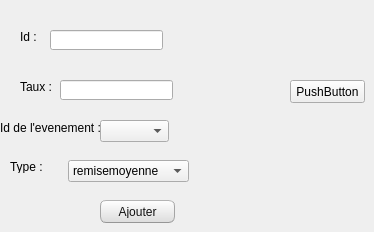
      <widget class="QWidget" name="tab">
       <attribute name="title">
        <string>Ajouter</string>
       </attribute>
       <widget class="QLabel" name="label">
        <property name="geometry">
         <rect>
          <x>20</x>
          <y>30</y>
          <width>47</width>
          <height>13</height>
         </rect>
        </property>
        <property name="text">
         <string>Id :</string>
        </property>
       </widget>
       <widget class="QLabel" name="label_2">
        <property name="geometry">
         <rect>
          <x>20</x>
          <y>80</y>
          <width>47</width>
          <height>13</height>
         </rect>
        </property>
        <property name="text">
         <string>Taux :</string>
        </property>
       </widget>
       <widget class="QLabel" name="label_3">
        <property name="geometry">
         <rect>
          <x>0</x>
          <y>120</y>
          <width>101</width>
          <height>16</height>
         </rect>
        </property>
        <property name="text">
         <string>Id de l'evenement :</string>
        </property>
       </widget>
       <widget class="QLineEdit" name="lineEdit_id">
        <property name="geometry">
         <rect>
          <x>50</x>
          <y>30</y>
          <width>113</width>
          <height>20</height>
         </rect>
        </property>
       </widget>
       <widget class="QLineEdit" name="lineEdit_taux">
        <property name="geometry">
         <rect>
          <x>60</x>
          <y>80</y>
          <width>113</width>
          <height>20</height>
         </rect>
        </property>
       </widget>
       <widget class="QPushButton" name="pb_ajouter">
        <property name="geometry">
         <rect>
          <x>100</x>
          <y>200</y>
          <width>75</width>
          <height>23</height>
         </rect>
        </property>
        <property name="styleSheet">
         <string notr="true">QMainWindow {

	background-color:#f0f0f0;

}

QCheckBox {

	padding:2px;

}

QCheckBox:hover {

	border-radius:4px;

	border-style:solid;

	border-width:1px;

	padding-left: 1px;

	padding-right: 1px;

	padding-bottom: 1px;

	padding-top: 1px;

	border-color: rgb(255,150,60);

	background-color:qlineargradient(spread:pad, x1:0.5, y1:1, x2:0.5, y2:0, stop:0 rgba(190, 90, 50, 50), stop:1 rgba(250, 130, 40, 50));

}

QCheckBox::indicator:checked {

	border-radius:4px;

	border-style:solid;

	border-width:1px;

	border-color: rgb(246, 134, 86);

  	background-color:rgb(246, 134, 86)

}

QCheckBox::indicator:unchecked {

	border-radius:4px;

	border-style:solid;

	border-width:1px;

	border-color:rgb(246, 134, 86);

  	background-color:rgb(255,255,255);

}

QColorDialog {

	background-color:#f0f0f0;

}

QComboBox {

	color:rgb(81,72,65);

	background: #ffffff;

}

QComboBox:editable {

	background: #ffffff;

	color: rgb(81,72,65);

	selection-color:rgb(81,72,65);

	selection-background-color: #ffffff;

}

QComboBox QAbstractItemView {

	color:rgb(81,72,65);	

	background: #ffffff;

	selection-color: #ffffff;

	selection-background-color: rgb(246, 134, 86);

}

QComboBox:!editable:on, QComboBox::drop-down:editable:on {

	color:  #1e1d23;	

	background: #ffffff;

}

QDateTimeEdit {

	color:rgb(81,72,65);

	background-color: #ffffff;

}

QDateEdit {

	color:rgb(81,72,65);

	background-color: #ffffff;

}

QDialog {

	background-color:#f0f0f0;

}

QDoubleSpinBox {

	color:rgb(81,72,65);

	background-color: #ffffff;

}

QFontComboBox {

	color:rgb(81,72,65);

	background-color: #ffffff;

}

QLabel {

	color:rgb(17,17,17);

}

QLineEdit {

	background-color:rgb(255,255,255);

	selection-background-color:rgb(236,116,64);

	color:rgb(17,17,17);

}

QMenuBar {

	color:rgb(223,219,210);

	background-color:rgb(65,64,59);

}

QMenuBar::item {

	padding-top:4px;

	padding-left:4px;

	padding-right:4px;

	color:rgb(223,219,210);

	background-color:rgb(65,64,59);

}

QMenuBar::item:selected {

	color:rgb(255,255,255);

	padding-top:2px;

	padding-left:2px;

	padding-right:2px;

	border-top-width:2px;

	border-left-width:2px;

	border-right-width:2px;

	border-top-right-radius:4px;

	border-top-left-radius:4px;

	border-style:solid;

	background-color:rgb(65,64,59);

	border-top-color: rgb(47,47,44);

	border-right-color: qlineargradient(spread:pad, x1:0, y1:1, x2:1, y2:0, stop:0 rgba(90, 87, 78, 255), stop:1 rgba(47,47,44, 255));

	border-left-color:  qlineargradient(spread:pad, x1:1, y1:0, x2:0, y2:0, stop:0 rgba(90, 87, 78, 255), stop:1 rgba(47,47,44, 255));

}

QMenu {

	color:rgb(223,219,210);

	background-color:rgb(65,64,59);

}

QMenu::item {

	color:rgb(223,219,210);

	padding-left:20px;

	padding-top:4px;

	padding-bottom:4px;

	padding-right:10px;

}

QMenu::item:selected {

	color:rgb(255,255,255);

	background-color: qlineargradient(spread:pad, x1:0.5, y1:1, x2:0.5, y2:0, stop:0 rgba(225, 108, 54, 255), stop:1 rgba(246, 134, 86, 255));

	border-style:solid;

	border-width:3px;

	padding-left:17px;

	padding-top:4px;

	padding-bottom:4px;

	padding-right:7px;

	border-bottom-color:qlineargradient(spread:pad, x1:0.5, y1:1, x2:0.5, y2:0, stop:0 rgba(175,85,48,255), stop:1 rgba(236,114,67, 255));

	border-top-color:qlineargradient(spread:pad, x1:0.5, y1:1, x2:0.5, y2:0, stop:0 rgba(253,156,113,255), stop:1 rgba(205,90,46, 255));

	border-right-color:qlineargradient(spread:pad, x1:0, y1:0.5, x2:1, y2:0.5, stop:0 rgba(253,156,113,255), stop:1 rgba(205,90,46, 255));

	border-left-color:qlineargradient(spread:pad, x1:1, y1:0.5, x2:0, y2:0.5, stop:0 rgba(253,156,113,255), stop:1 rgba(205,90,46, 255));

}

QPlainTextEdit {

	border-width: 1px;

	border-style: solid;

	border-color:transparent;

	color:rgb(17,17,17);

	selection-background-color:rgb(236,116,64);

}

QProgressBar {

	text-align: center;

	color: rgb(0, 0, 0);

	border-width: 1px; 

	border-radius: 10px;

	border-style: inset;

	border-color: rgb(150,150,150);

	background-color:rgb(221,221,219);

}

QProgressBar::chunk:horizontal {

	background-color: qlineargradient(spread:pad, x1:0.5, y1:1, x2:0.5, y2:0, stop:0 rgba(225, 108, 54, 255), stop:1 rgba(246, 134, 86, 255));

	border-style: solid;

	border-radius:8px;

	border-width:1px;

	border-bottom-color:qlineargradient(spread:pad, x1:0.5, y1:1, x2:0.5, y2:0, stop:0 rgba(175,85,48,255), stop:1 rgba(236,114,67, 255));

	border-top-color:qlineargradient(spread:pad, x1:0.5, y1:1, x2:0.5, y2:0, stop:0 rgba(253,156,113,255), stop:1 rgba(205,90,46, 255));

	border-right-color:qlineargradient(spread:pad, x1:0, y1:0.5, x2:1, y2:0.5, stop:0 rgba(253,156,113,255), stop:1 rgba(205,90,46, 255));

	border-left-color:qlineargradient(spread:pad, x1:1, y1:0.5, x2:0, y2:0.5, stop:0 rgba(253,156,113,255), stop:1 rgba(205,90,46, 255));

}

QPushButton{

	color:rgb(17,17,17);

	border-width: 1px;

	border-radius: 6px;

	border-bottom-color: rgb(150,150,150);

	border-right-color: rgb(165,165,165);

	border-left-color: rgb(165,165,165);

	border-top-color: rgb(180,180,180);

	border-style: solid;

	padding: 4px;

	background-color: qlineargradient(spread:pad, x1:0.5, y1:1, x2:0.5, y2:0, stop:0 rgba(220, 220, 220, 255), stop:1 rgba(255, 255, 255, 255));

}

QPushButton:hover{

	color:rgb(17,17,17);

	border-width: 1px;

	border-radius:6px;

	border-top-color: rgb(255,150,60);

	border-right-color: qlineargradient(spread:pad, x1:0, y1:1, x2:1, y2:0, stop:0 rgba(200, 70, 20, 255), stop:1 rgba(255,150,60, 255));

	border-left-color:  qlineargradient(spread:pad, x1:1, y1:0, x2:0, y2:0, stop:0 rgba(200, 70, 20, 255), stop:1 rgba(255,150,60, 255));

	border-bottom-color: rgb(200,70,20);

	border-style: solid;

	padding: 2px;

	background-color: qlineargradient(spread:pad, x1:0.5, y1:1, x2:0.5, y2:0, stop:0 rgba(220, 220, 220, 255), stop:1 rgba(255, 255, 255, 255));

}

QPushButton:default{

	color:rgb(17,17,17);

	border-width: 1px;

	border-radius:6px;

	border-top-color: rgb(255,150,60);

	border-right-color: qlineargradient(spread:pad, x1:0, y1:1, x2:1, y2:0, stop:0 rgba(200, 70, 20, 255), stop:1 rgba(255,150,60, 255));

	border-left-color:  qlineargradient(spread:pad, x1:1, y1:0, x2:0, y2:0, stop:0 rgba(200, 70, 20, 255), stop:1 rgba(255,150,60, 255));

	border-bottom-color: rgb(200,70,20);

	border-style: solid;

	padding: 2px;

	background-color: qlineargradient(spread:pad, x1:0.5, y1:1, x2:0.5, y2:0, stop:0 rgba(220, 220, 220, 255), stop:1 rgba(255, 255, 255, 255));

}

QPushButton:pressed{

	color:rgb(17,17,17);

	border-width: 1px;

	border-radius: 6px;

	border-width: 1px;

	border-top-color: rgba(255,150,60,200);

	border-right-color: qlineargradient(spread:pad, x1:0, y1:1, x2:1, y2:0, stop:0 rgba(200, 70, 20, 255), stop:1 rgba(255,150,60, 200));

	border-left-color:  qlineargradient(spread:pad, x1:1, y1:0, x2:0, y2:0, stop:0 rgba(200, 70, 20, 255), stop:1 rgba(255,150,60, 200));

	border-bottom-color: rgba(200,70,20,200);

	border-style: solid;

	padding: 2px;

	background-color: qlineargradient(spread:pad, x1:0.5, y1:0, x2:0.5, y2:1, stop:0 rgba(220, 220, 220, 255), stop:1 rgba(255, 255, 255, 255));

}

QPushButton:disabled{

	color:rgb(174,167,159);

	border-width: 1px;

	border-radius: 6px;

	background-color: qlineargradient(spread:pad, x1:0.5, y1:1, x2:0.5, y2:0, stop:0 rgba(200, 200, 200, 255), stop:1 rgba(230, 230, 230, 255));

}

QRadioButton {

	padding: 1px;

}

QRadioButton::indicator:checked {

	height: 10px;

	width: 10px;

	border-style:solid;

	border-radius:5px;

	border-width: 1px;

	border-color: rgba(246, 134, 86, 255);

	color: #a9b7c6;

	background-color:rgba(246, 134, 86, 255);

}

QRadioButton::indicator:!checked {

	height: 10px;

	width: 10px;

	border-style:solid;

	border-radius:5px;

	border-width: 1px;

	border-color: rgb(246, 134, 86);

	color: #a9b7c6;

	background-color: transparent;

}

QScrollArea {

	color: #FFFFFF;

	background-color:#f0f0f0;

}

QSlider::groove {

	border-style: solid;

	border-width: 1px;

	border-color: rgb(207,207,207);

}

QSlider::groove:horizontal {

	height: 5px;

	background: rgb(246, 134, 86);

}

QSlider::groove:vertical {

	width: 5px;

	background: rgb(246, 134, 86);

}

QSlider::handle:horizontal {

	background: rgb(253,253,253);

	border-style: solid;

	border-width: 1px;

	border-color: rgb(207,207,207);

	width: 12px;

	margin: -5px 0;

	border-radius: 7px;

}

QSlider::handle:vertical {

	background: rgb(253,253,253);

	border-style: solid;

	border-width: 1px;

	border-color: rgb(207,207,207);

	height: 12px;

	margin: 0 -5px;

	border-radius: 7px;

}

QSlider::add-page:horizontal {

 	background: white;

}

QSlider::add-page:vertical {

	background: white;

}

QSlider::sub-page:horizontal {

	background: rgb(246, 134, 86);

}

QSlider::sub-page:vertical {

  	background: rgb(246, 134, 86);

}

QStatusBar {

	color:rgb(81,72,65);

}

QSpinBox {

	color:rgb(81,72,65);

	background-color: #ffffff;

}

QScrollBar:horizontal {

	max-height: 20px;

	border: 1px transparent grey;

	margin: 0px 20px 0px 20px;

}

QScrollBar::handle:horizontal {

	background: rgb(253,253,253);

	border-style: solid;

	border-width: 1px;

	border-color: rgb(207,207,207);

	border-radius: 7px;

	min-width: 25px;

}

QScrollBar::handle:horizontal:hover {

	background: rgb(253,253,253);

	border-style: solid;

	border-width: 1px;

	border-color: rgb(255,150,60);

	border-radius: 7px;

	min-width: 25px;

}

QScrollBar::add-line:horizontal {

  	border: 1px solid;

  	border-color: rgb(207,207,207);

  	border-top-right-radius: 7px;

  	border-top-left-radius: 7px;

  	border-bottom-right-radius: 7px;

  	background: rgb(255, 255, 255);

  	width: 20px;

  	subcontrol-position: right;

  	subcontrol-origin: margin;

}

QScrollBar::add-line:horizontal:hover {

  	border: 1px solid;

  	border-top-right-radius: 7px;

  	border-top-left-radius: 7px;

  	border-bottom-right-radius: 7px;

  	border-color: rgb(255,150,60);

  	background: rgb(255, 255, 255);

  	width: 20px;

  	subcontrol-position: right;

  	subcontrol-origin: margin;

}

QScrollBar::add-line:horizontal:pressed {

  	border: 1px solid grey;

  	border-top-left-radius: 7px;

  	border-top-right-radius: 7px;

  	border-bottom-right-radius: 7px;

  	background: rgb(231,231,231);

  	width: 20px;

  	subcontrol-position: right;

  	subcontrol-origin: margin;

}

QScrollBar::sub-line:horizontal {

  	border: 1px solid;

  	border-color: rgb(207,207,207);

  	border-top-right-radius: 7px;

  	border-top-left-radius: 7px;

  	border-bottom-left-radius: 7px;

  	background: rgb(255, 255, 255);

  	width: 20px;

  	subcontrol-position: left;

  	subcontrol-origin: margin;

}

QScrollBar::sub-line:horizontal:hover {

  	border: 1px solid;

  	border-color: rgb(255,150,60);

  	border-top-right-radius: 7px;

  	border-top-left-radius: 7px;

  	border-bottom-left-radius: 7px;

  	background: rgb(255, 255, 255);

  	width: 20px;

  	subcontrol-position: left;

  	subcontrol-origin: margin;

}

QScrollBar::sub-line:horizontal:pressed {

  	border: 1px solid grey;

  	border-top-right-radius: 7px;

  	border-top-left-radius: 7px;

  	border-bottom-left-radius: 7px;

  	background: rgb(231,231,231);

  	width: 20px;

  	subcontrol-position: left;

  	subcontrol-origin: margin;

}

QScrollBar::left-arrow:horizontal {

  	border: 1px transparent grey;

  	border-top-left-radius: 3px;

  	border-bottom-left-radius: 3px;

  	width: 6px;

  	height: 6px;

  	background: rgb(230,230,230);

}

QScrollBar::right-arrow:horizontal {

	border: 1px transparent grey;

	border-top-right-radius: 3px;

	border-bottom-right-radius: 3px;

  	width: 6px;

  	height: 6px;

 	background: rgb(230,230,230);

}

QScrollBar::add-page:horizontal, QScrollBar::sub-page:horizontal {

 	background: none;

} 

QScrollBar:vertical {

	max-width: 20px;

	border: 1px transparent grey;

	margin: 20px 0px 20px 0px;

}

QScrollBar::add-line:vertical {

	border: 1px solid;

	border-color: rgb(207,207,207);

	border-bottom-right-radius: 7px;

	border-bottom-left-radius: 7px;

	border-top-left-radius: 7px;

	background: rgb(255, 255, 255);

  	height: 20px;

  	subcontrol-position: bottom;

  	subcontrol-origin: margin;

}

QScrollBar::add-line:vertical:hover {

  	border: 1px solid;

  	border-color: rgb(255,150,60);

  	border-bottom-right-radius: 7px;

  	border-bottom-left-radius: 7px;

  	border-top-left-radius: 7px;

  	background: rgb(255, 255, 255);

  	height: 20px;

  	subcontrol-position: bottom;

  	subcontrol-origin: margin;

}

QScrollBar::add-line:vertical:pressed {

  	border: 1px solid grey;

  	border-bottom-left-radius: 7px;

  	border-bottom-right-radius: 7px;

  	border-top-left-radius: 7px;

  	background: rgb(231,231,231);

  	height: 20px;

  	subcontrol-position: bottom;

  	subcontrol-origin: margin;

}

QScrollBar::sub-line:vertical {

  	border: 1px solid;

  	border-color: rgb(207,207,207);

  	border-top-right-radius: 7px;

  	border-top-left-radius: 7px;

  	border-bottom-left-radius: 7px;

  	background: rgb(255, 255, 255);

  	height: 20px;

  	subcontrol-position: top;

  	subcontrol-origin: margin;

}

QScrollBar::sub-line:vertical:hover {

  	border: 1px solid;

  	border-color: rgb(255,150,60);

  	border-top-right-radius: 7px;

  	border-top-left-radius: 7px;

  	border-bottom-left-radius: 7px;

	background: rgb(255, 255, 255);

  	height: 20px;

  	subcontrol-position: top;

  	subcontrol-origin: margin;

}

QScrollBar::sub-line:vertical:pressed {

  	border: 1px solid grey;

  	border-top-left-radius: 7px;

  	border-top-right-radius: 7px;

  	background: rgb(231,231,231);

 	height: 20px;

  	subcontrol-position: top;

  	subcontrol-origin: margin;

}

QScrollBar::handle:vertical {

	background: rgb(253,253,253);

	border-style: solid;

	border-width: 1px;

	border-color: rgb(207,207,207);

	border-radius: 7px;

	min-height: 25px;

}

QScrollBar::handle:vertical:hover {

	background: rgb(253,253,253);

	border-style: solid;

	border-width: 1px;

	border-color: rgb(255,150,60);

	border-radius: 7px;

	min-height: 25px;

}

QScrollBar::up-arrow:vertical {

	border: 1px transparent grey;

  	border-top-left-radius: 3px;

	border-top-right-radius: 3px;

  	width: 6px;

  	height: 6px;

  	background: rgb(230,230,230);

}

QScrollBar::down-arrow:vertical {

  	border: 1px transparent grey;

  	border-bottom-left-radius: 3px;

  	border-bottom-right-radius: 3px;

  	width: 6px;

  	height: 6px;

  	background: rgb(230,230,230);

}

QScrollBar::add-page:vertical, QScrollBar::sub-page:vertical {

  	background: none;

}

QTabWidget {

	color:rgb(0,0,0);

	background-color:rgb(247,246,246);

}

QTabWidget::pane {

	border-color: rgb(180,180,180);

	background-color:rgb(247,246,246);

	border-style: solid;

	border-width: 1px;

  	border-radius: 6px;

}

QTabBar::tab {

	padding-left:4px;

	padding-right:4px;

	padding-bottom:2px;

	padding-top:2px;

	color:rgb(81,72,65);

  	background-color: qlineargradient(spread:pad, x1:0.5, y1:1, x2:0.5, y2:0, stop:0 rgba(221,218,217,255), stop:1 rgba(240,239,238,255));

	border-style: solid;

	border-width: 1px;

  	border-top-right-radius:4px;

	border-top-left-radius:4px;

	border-top-color: rgb(180,180,180);

	border-left-color: rgb(180,180,180);

	border-right-color: rgb(180,180,180);

	border-bottom-color: transparent;

}

QTabBar::tab:selected, QTabBar::tab:last:selected, QTabBar::tab:hover {

  	background-color:rgb(247,246,246);

  	margin-left: 0px;

  	margin-right: 1px;

}

QTabBar::tab:!selected {

	margin-top: 1px;

	margin-right: 1px;

}

QTextEdit {

	border-width: 1px;

	border-style: solid;

	border-color:transparent;

	color:rgb(17,17,17);

	selection-background-color:rgb(236,116,64);

}

QTimeEdit {

	color:rgb(81,72,65);

	background-color: #ffffff;

}

QToolBox {

	color:rgb(81,72,65);

	background-color: #ffffff;

}

QToolBox::tab {

	color:rgb(81,72,65);

	background-color: #ffffff;

}

QToolBox::tab:selected {

	color:rgb(81,72,65);

	background-color: #ffffff;

}</string>
        </property>
        <property name="text">
         <string>Ajouter</string>
        </property>
       </widget>
       <widget class="QLabel" name="label_10">
        <property name="geometry">
         <rect>
          <x>10</x>
          <y>160</y>
          <width>47</width>
          <height>13</height>
         </rect>
        </property>
        <property name="text">
         <string>Type :</string>
        </property>
       </widget>
       <widget class="QComboBox" name="type">
        <property name="geometry">
         <rect>
          <x>68</x>
          <y>160</y>
          <width>121</width>
          <height>22</height>
         </rect>
        </property>
        <item>
         <property name="text">
          <string>remisemoyenne</string>
         </property>
        </item>
        <item>
         <property name="text">
          <string>liquidation</string>
         </property>
        </item>
        <item>
         <property name="text">
          <string>remisefaible</string>
         </property>
        </item>
       </widget>
       <widget class="QComboBox" name="comboide">
        <property name="geometry">
         <rect>
          <x>100</x>
          <y>120</y>
          <width>69</width>
          <height>22</height>
         </rect>
        </property>
       </widget>
       <widget class="QPushButton" name="pushButton_2">
        <property name="geometry">
         <rect>
          <x>290</x>
          <y>80</y>
          <width>75</width>
          <height>23</height>
         </rect>
        </property>
        <property name="text">
         <string>PushButton</string>
        </property>
       </widget>
      </widget>
